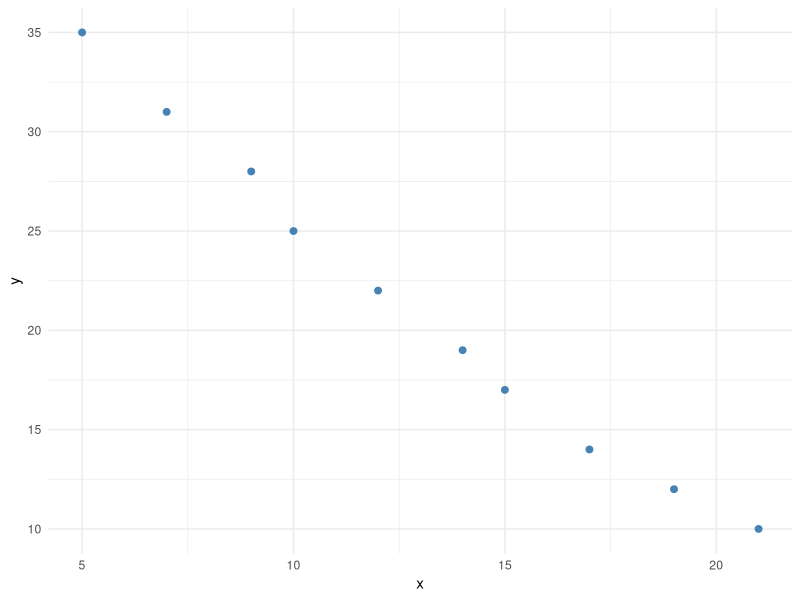
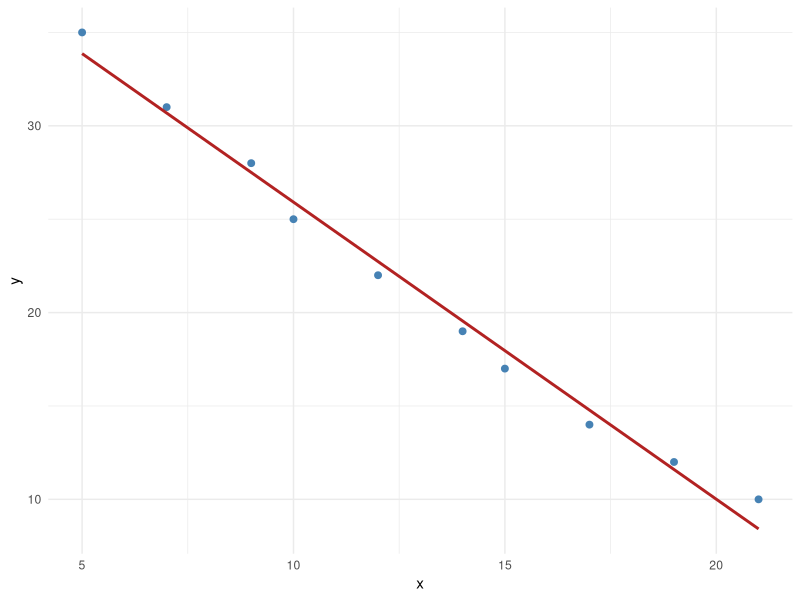

These charts were generated, in order, by the following R code:
## ---- chunk 1
#| echo: false
#| fig-height: 4
#| fig-width: 4
#| fig-align: center
# ---- scatter-plot -----------------------------------------------------------
# Example data — replace with your own data frame
df <- data.frame(
  x = c(5, 7, 9, 10, 12, 14, 15, 17, 19, 21),
  y = c(35, 31, 28, 25, 22, 19, 17, 14, 12, 10)
)

library(ggplot2)

ggplot(df, aes(x = x, y = y)) +
  geom_point(size = 2, colour = "steelblue") +
  labs(
    x = "x",
    y = "y"
  ) +
  theme_minimal()
## ---- chunk 2
#| echo: false
#| fig-height: 4
#| fig-width: 4
#| fig-align: center
# ---- regression-plot --------------------------------------------------------
# Using same example data as before
df <- data.frame(
  x = c(5, 7, 9, 10, 12, 14, 15, 17, 19, 21),
  y = c(35, 31, 28, 25, 22, 19, 17, 14, 12, 10)
)

library(ggplot2)

ggplot(df, aes(x = x, y = y)) +
  geom_point(color = "steelblue", size = 2) +
  geom_smooth(method = "lm", se = FALSE, color = "firebrick", linewidth = 1) +
  labs(
    x = "x",
    y = "y"
  ) +
  theme_minimal()
